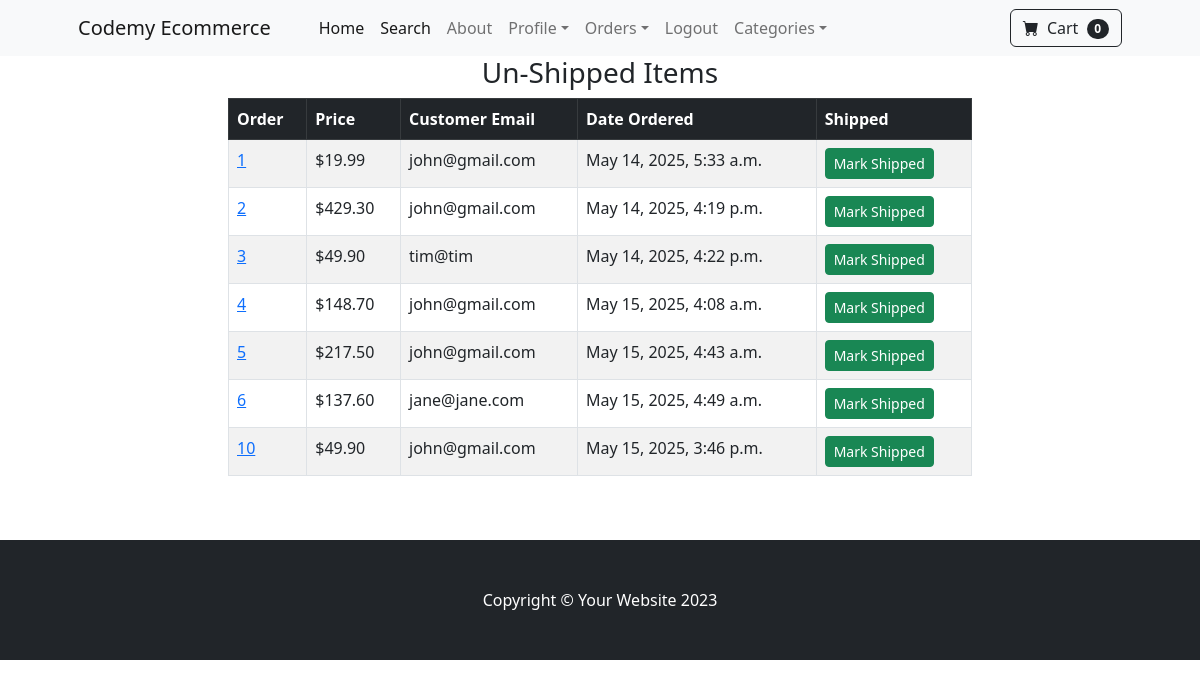
Page /payment/not_shipped_dash/ (signed in) on the committed database.
### payment/models.py (models this page shows, shortened)
class Order(models.Model):
    user = models.ForeignKey(
        User, on_delete=models.CASCADE, null=True, blank=True)
    full_name = models.CharField(max_length=250)
    email = models.EmailField(max_length=250)
    shipping_address = models.TextField(max_length=15000)
    amount_paid = models.DecimalField(max_digits=7, decimal_places=2)
    date_ordered = models.DateTimeField(auto_now_add=True)
    shipped = models.BooleanField(default=False)
    date_shipped = models.DateTimeField(blank=True, null=True)

### payment/views.py (the view, shortened to what this page needs)
# urls.py: path('not_shipped_dash/', views.not_shipped_dash, name='not-shipped-dash'),
def not_shipped_dash(request):
    if request.user.is_authenticated and request.user.is_superuser:
        orders = Order.objects.filter(shipped=False)
        return render(request, 'payment/not_shipped_dash.html', {'orders': orders})
    else:
        messages.success(request, "Access Denied")
        return redirect('home')

### cart/cart.py (called while the page is built)
    def __len__(self):
        return len(self.cart)

### cart/context_processors.py (called while the page is built)
def cart(request):
    return {'cart': Cart(request)}

### payment/templates/payment/not_shipped_dash.html (shortened to what this page needs)
{% extends 'base.html' %}
{% block content %}
<div class="container">
    <div class="row">
        <center>
            <div class="col-8">
                <h3>Un-Shipped Items</h3>
                <table class="table table-striped table-hover table-bordered">
                    <thead class="table-dark">
                        <tr>
                            <th scope="col">Order</th>
                            <th scope="col">Price</th>
                            <th scope="col">Customer Email</th>
                            <th scope="col">Date Ordered</th>
                            <th scope="col">Shipped</th>
                        </tr>
                    </thead>
                    <tbody>
                        {% for item in orders %}
                        <tr>
                            <td><a href="{% url 'orders' item.id %}">{{item.id}}</a></td>
                            <td>${{item.amount_paid}}</td>
                            <td>{{item.email}}</td>
                            <td>{{item.date_ordered}}</td>
                            <td>
                                <form method="POST">
                                    <button type="submit" class="btn btn-success btn-sm">Mark Shipped</button>
                                </form>
                            </td>
                        </tr>
                        {% endfor %}
                    </tbody>
                </table>
                <br><br>
            </div>
        </center>
    </div>
</div>
{% endblock %}

### rows in the picture
Order: id "1", amount_paid "19.99", email "john@gmail.com", date_ordered "May 14, 2025, 5:33 a.m."
Order: id "2", amount_paid "429.30", email "john@gmail.com", date_ordered "May 14, 2025, 4:19 p.m."
Order: id "3", amount_paid "49.90", email "tim@tim", date_ordered "May 14, 2025, 4:22 p.m."
Order: id "4", amount_paid "148.70", email "john@gmail.com", date_ordered "May 15, 2025, 4:08 a.m."
Order: id "5", amount_paid "217.50", email "john@gmail.com", date_ordered "May 15, 2025, 4:43 a.m."
Order: id "6", amount_paid "137.60", email "jane@jane.com", date_ordered "May 15, 2025, 4:49 a.m."
Order: id "10", amount_paid "49.90", email "john@gmail.com", date_ordered "May 15, 2025, 3:46 p.m."

### other values in the picture
{{ cart|length }} "0"
